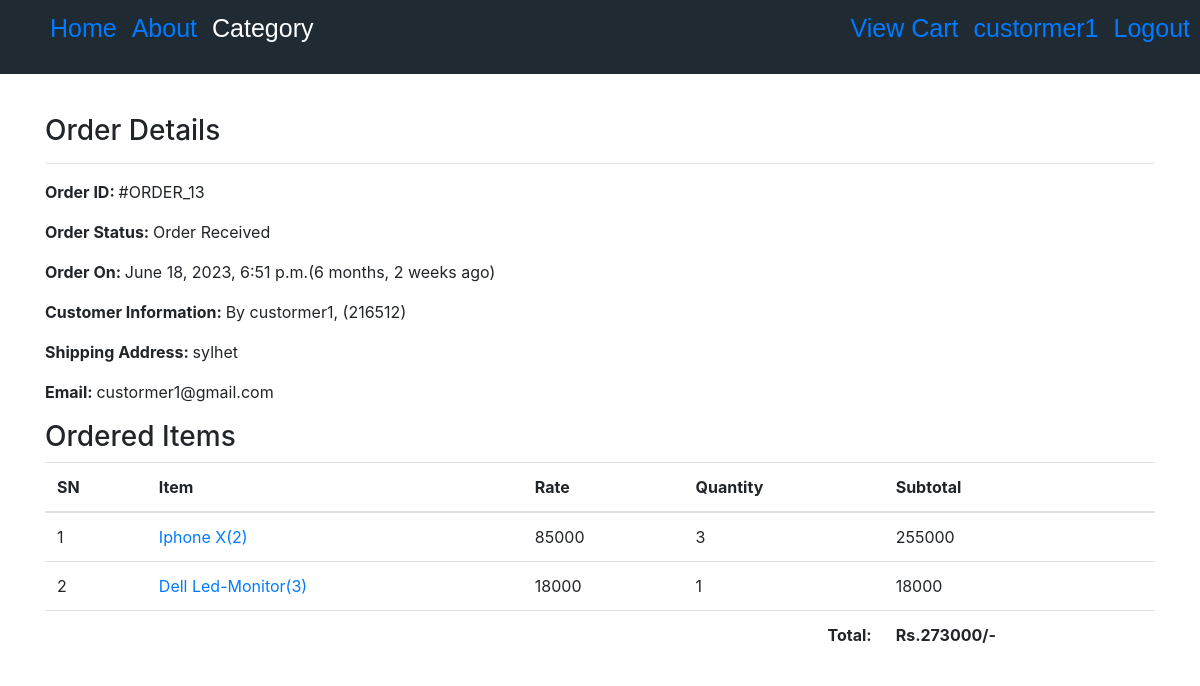
The page /profile/order-13/ (signed in) on the database its author committed.
### deals/models.py (models this page shows, shortened)
class Order(models.Model):
    cart = models.OneToOneField(Cart, on_delete = models.CASCADE)
    ordered_by = models.CharField(max_length = 200)
    shipping_address = models.CharField(max_length = 200)
    moblile = models.CharField(max_length = 15)
    email = models.EmailField(null = True , blank = True)
    subtotal = models.PositiveIntegerField()
    total = models.PositiveIntegerField()
    order_status = models.CharField(max_length = 50,choices = ORDER_STATUS)
    created_at = models.DateTimeField(auto_now_add = True)
    payment_status = models.CharField(max_length=200,choices=PAYMENT_STATUS,default='Payment Pending',blank=True)

class CartProduct(models.Model):
    cart = models.ForeignKey(Cart, on_delete = models.CASCADE)
    product = models.ForeignKey(Product , on_delete = models.CASCADE)
    rate = models.PositiveIntegerField()
    quantity = models.PositiveIntegerField()
    subtotal = models.PositiveIntegerField()

class Product(models.Model):
    title = models.CharField(max_length = 100)
    slug = models.SlugField(unique = True)
    category = models.ForeignKey(Category,on_delete = models.CASCADE)
    image = models.ImageField(upload_to ="products")
    marked_price = models.PositiveIntegerField()
    selling_price = models.PositiveIntegerField()
    description = models.TextField()
    warranty = models.CharField(max_length = 100,null = True , blank = True)
    return_policy = models.CharField(max_length = 100,null = True , blank = True)
    seller_store = models.ForeignKey(Seller_store, on_delete=models.CASCADE)

### deals/views.py (the view)
# urls.py: path("profile/order-<int:pk>/",CustomerOrderDetailView.as_view(), name="customerorderdetail"),
class CustomerOrderDetailView(DetailView):
    template_name = "customerorderdetail.html"
    model = Order
    context_object_name = "ord_obj"
    def dispatch(self, request, *args, **kwargs):
        if request.user.is_authenticated and Customer.objects.filter(user=request.user).exists():
            pass
        else:
            return redirect("/login/?/profile/")
        return super().dispatch(request, *args, **kwargs)

### templates/customerorderdetail.html (shortened to what this page needs)
{% extends 'base.html' %}
{% block body %}
 <div class="container" style="margin-top: 40px;">
    <div class="row">
        <div class="col-md mx-auto">
           <h3>Order Details</h3><hr>
           <p><span class="font-weight-bold">Order ID: </span>#ORDER_{{ord_obj.id}}</p>
           <p><span class="font-weight-bold">Order Status: </span>{{ord_obj.order_status}}</p>
           <p><span class="font-weight-bold">Order On: </span>{{ord_obj.created_at}}({{ord_obj.created_at|timesince}} ago)</p>
           <p><span class="font-weight-bold">Customer Information: </span>By {{ord_obj.ordered_by}}, ({{ord_obj.moblile}})</p>
           <p><span class="font-weight-bold">Shipping Address: </span>{{ord_obj.shipping_address}}</p>
           <p><span class="font-weight-bold">Email:  </span>{{ord_obj.email}}</p>
           <h3>Ordered Items</h3>
           <table class="table">
            <thead>
                <tr>
                    <th>SN</th>
                    <th>Item</th>
                    <th>Rate</th>
                    <th>Quantity</th>
                    <th>Subtotal</th>
                </tr>
            </thead>
            <tbody>
                {% for cp in ord_obj.cart.cartproduct_set.all %}
                <tr>
                    <td>{{forloop.counter}}</td>
                    <td><a target="_blank" href="{%url 'deals:productdetail' cp.product.slug%}">{{ cp.product.title }}({{cp.product.id}})</a></td>
                    <td>{{cp.rate}}</td>
                    <td>{{cp.quantity}}</td>
                    <td>{{cp.subtotal}}</td>
                </tr>
                {% endfor %}
                <tr>
                    <th colspan="4" class="text-right">Total: </th>
                    <th>Rs.{{ord_obj.total}}/-</th>
                </tr>
            </tbody>
           </table>
        </div>
    </div>
 </div>
{%endblock%}

### templates/base.html (shortened to what this page needs)
<!DOCTYPE html>
<html lang="en">
<head>
    <link rel="stylesheet" href="https://cdn.jsdelivr.net/npm/bootstrap@4.0.0/dist/css/bootstrap.min.css"
>
</head>
<body id="body">
    <nav style="display: flex; justify-content: space-between; align-items: center; background-color: #1f2a33;
    padding: 10px; color: #fff; font-family: Arial, sans-serif; font-size: 25px;">
       <ul style="display: flex;">
           <li style="list-style: none; margin-right: 15px;"><a href = "/">Home</a></li>
           <li style="list-style: none; margin-right: 15px;"><a href = "/about">About</a></li>
           <li style="list-style: none; margin-right: 15px;">
            <div style="position: relative;">
                <span style="cursor: pointer;" id="category" >Category</span>
              </div>
           </li>
       </ul>
       <ul style="display: flex;">
           <li style="list-style: none; margin-left: 15px;"><a href="{% url 'deals:mycart' %}">View Cart</a></li>
           {% if request.user.customer %}
           <li style="list-style: none; margin-left: 15px;"><a href="{% url 'deals:customerprofile' %}">{{request.user.username}}</a></li>
           <li style="list-style: none; margin-left: 15px;"><a href="{% url 'deals:customerlogout' %}">Logout</a></li>
           {% else %}
           <li style="list-style: none; margin-left: 15px;"><a href="{% url 'deals:customerregistration' %}">Register</a></li>
           <li style="list-style: none; margin-left: 15px;"><a href="{% url 'deals:customerlogin' %}">Login</a></li>
           {% endif %}
       </ul>
   </nav>
       {% block body %}
       {%endblock%}
</body>
</html>

### rows shown on the page
Order: id "13", order_status "Order Received", created_at "June 18, 2023, 6:51 p.m.", created_at "6 months, 2 weeks", ordered_by "custormer1", moblile "216512", shipping_address "sylhet", email "custormer1@gmail.com", total "273000"
CartProduct: product "Iphone X", product.id "2", rate "85000", quantity "3", subtotal "255000"
CartProduct: product "Dell Led-Monitor", product.id "3", rate "18000", quantity "1", subtotal "18000"

### other values the page prints
{{ request.user.username }} "custormer1"
